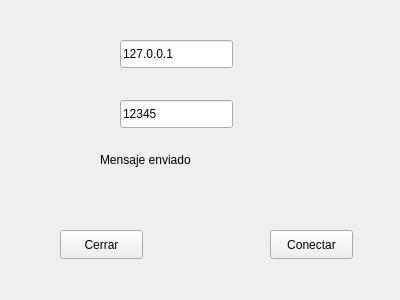
<?xml version="1.0" encoding="UTF-8"?>
<ui version="4.0">
 <class>Client</class>
 <widget class="QWidget" name="Client">
  <property name="geometry">
   <rect>
    <x>0</x>
    <y>0</y>
    <width>400</width>
    <height>300</height>
   </rect>
  </property>
  <property name="windowTitle">
   <string>Client</string>
  </property>
  <widget class="QPushButton" name="btn_close">
   <property name="geometry">
    <rect>
     <x>60</x>
     <y>230</y>
     <width>83</width>
     <height>29</height>
    </rect>
   </property>
   <property name="text">
    <string>Cerrar</string>
   </property>
  </widget>
  <widget class="QPushButton" name="btn_connect">
   <property name="geometry">
    <rect>
     <x>270</x>
     <y>230</y>
     <width>83</width>
     <height>29</height>
    </rect>
   </property>
   <property name="text">
    <string>Conectar</string>
   </property>
  </widget>
  <widget class="QLabel" name="lbl_message">
   <property name="geometry">
    <rect>
     <x>100</x>
     <y>150</y>
     <width>211</width>
     <height>20</height>
    </rect>
   </property>
   <property name="text">
    <string>Mensaje enviado</string>
   </property>
  </widget>
  <widget class="QLineEdit" name="le_ip">
   <property name="geometry">
    <rect>
     <x>120</x>
     <y>40</y>
     <width>113</width>
     <height>28</height>
    </rect>
   </property>
   <property name="text">
    <string>127.0.0.1</string>
   </property>
  </widget>
  <widget class="QLineEdit" name="le_port">
   <property name="geometry">
    <rect>
     <x>120</x>
     <y>100</y>
     <width>113</width>
     <height>28</height>
    </rect>
   </property>
   <property name="text">
    <string>12345</string>
   </property>
  </widget>
 </widget>
 <resources/>
 <connections/>
</ui>
